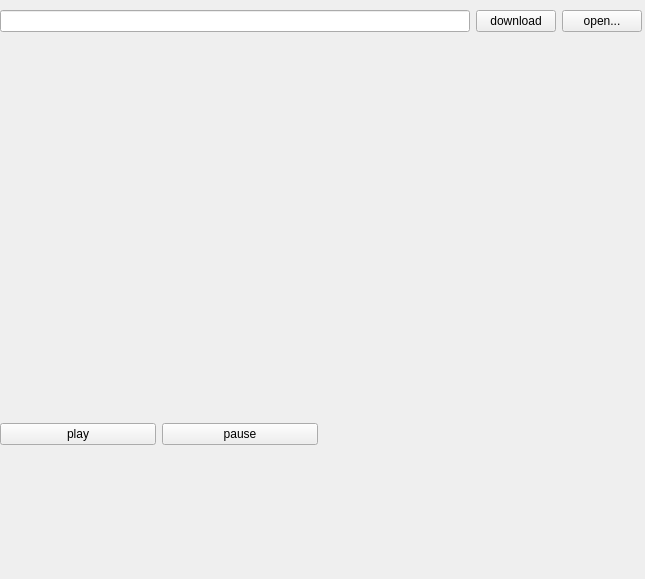
<?xml version="1.0" encoding="UTF-8"?>
<ui version="4.0">
 <class>Form</class>
 <widget class="QWidget" name="Form">
  <property name="geometry">
   <rect>
    <x>0</x>
    <y>0</y>
    <width>645</width>
    <height>579</height>
   </rect>
  </property>
  <property name="windowTitle">
   <string>Form</string>
  </property>
  <widget class="QWidget" name="">
   <property name="geometry">
    <rect>
     <x>0</x>
     <y>10</y>
     <width>642</width>
     <height>554</height>
    </rect>
   </property>
   <layout class="QVBoxLayout" name="verticalLayout">
    <item>
     <layout class="QHBoxLayout" name="horizontalLayout_2">
      <item>
       <widget class="QLineEdit" name="lineEdit"/>
      </item>
      <item>
       <widget class="QPushButton" name="pushButton_3">
        <property name="text">
         <string>download</string>
        </property>
       </widget>
      </item>
      <item>
       <widget class="QPushButton" name="pushButton_4">
        <property name="text">
         <string>open...</string>
        </property>
       </widget>
      </item>
     </layout>
    </item>
    <item>
     <widget class="Phonon::VideoPlayer" name="videoPlayer"/>
    </item>
    <item>
     <layout class="QHBoxLayout" name="horizontalLayout">
      <item>
       <widget class="QPushButton" name="pushButton">
        <property name="text">
         <string>play</string>
        </property>
       </widget>
      </item>
      <item>
       <widget class="QPushButton" name="pushButton_2">
        <property name="text">
         <string>pause</string>
        </property>
       </widget>
      </item>
      <item>
       <widget class="Phonon::SeekSlider" name="seekSlider"/>
      </item>
      <item>
       <widget class="Phonon::VolumeSlider" name="volumeSlider"/>
      </item>
     </layout>
    </item>
   </layout>
  </widget>
 </widget>
 <customwidgets>
  <customwidget>
   <class>Phonon::SeekSlider</class>
   <extends>QWidget</extends>
   <header location="global">phonon/seekslider.h</header>
  </customwidget>
  <customwidget>
   <class>Phonon::VideoPlayer</class>
   <extends>QWidget</extends>
   <header location="global">phonon/videoplayer.h</header>
  </customwidget>
  <customwidget>
   <class>Phonon::VolumeSlider</class>
   <extends>QWidget</extends>
   <header location="global">phonon/volumeslider.h</header>
  </customwidget>
 </customwidgets>
 <resources/>
 <connections>
  <connection>
   <sender>pushButton</sender>
   <signal>clicked()</signal>
   <receiver>videoPlayer</receiver>
   <slot>play()</slot>
   <hints>
    <hint type="sourcelabel">
     <x>57</x>
     <y>556</y>
    </hint>
    <hint type="destinationlabel">
     <x>193</x>
     <y>400</y>
    </hint>
   </hints>
  </connection>
  <connection>
   <sender>pushButton_2</sender>
   <signal>clicked()</signal>
   <receiver>videoPlayer</receiver>
   <slot>pause()</slot>
   <hints>
    <hint type="sourcelabel">
     <x>132</x>
     <y>547</y>
    </hint>
    <hint type="destinationlabel">
     <x>173</x>
     <y>363</y>
    </hint>
   </hints>
  </connection>
  <connection>
   <sender>pushButton_3</sender>
   <signal>clicked()</signal>
   <receiver>Form</receiver>
   <slot>download()</slot>
   <hints>
    <hint type="sourcelabel">
     <x>497</x>
     <y>23</y>
    </hint>
    <hint type="destinationlabel">
     <x>469</x>
     <y>0</y>
    </hint>
   </hints>
  </connection>
  <connection>
   <sender>pushButton_4</sender>
   <signal>clicked()</signal>
   <receiver>Form</receiver>
   <slot>openvideo()</slot>
   <hints>
    <hint type="sourcelabel">
     <x>595</x>
     <y>27</y>
    </hint>
    <hint type="destinationlabel">
     <x>577</x>
     <y>-3</y>
    </hint>
   </hints>
  </connection>
 </connections>
 <slots>
  <slot>download()</slot>
  <slot>openvideo()</slot>
 </slots>
</ui>
